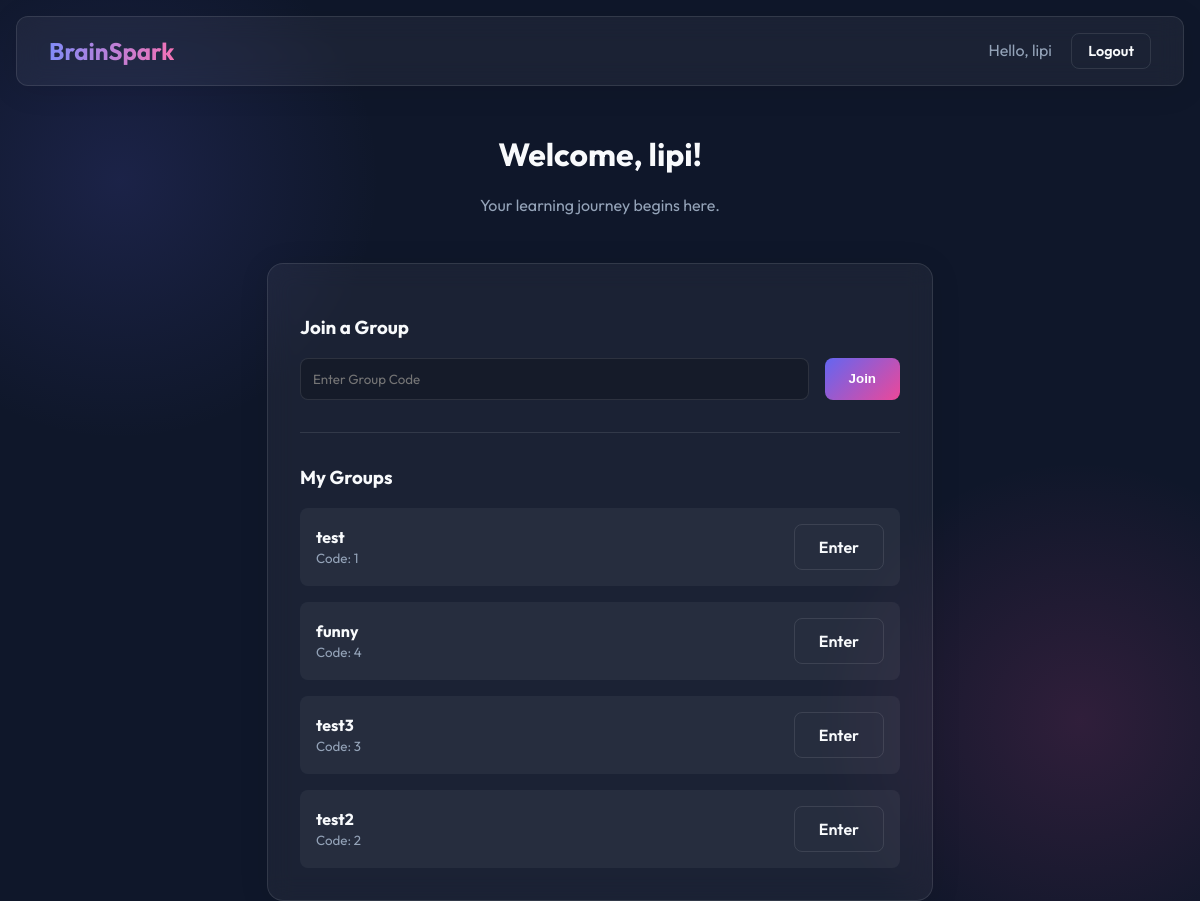
The app's page /dashboard (signed in) with its own data.
### models.py (models this page shows)
class User(UserMixin, db.Model):
    id = db.Column(db.Integer, primary_key=True)
    username = db.Column(db.String(150), unique=True, nullable=False)
    password_hash = db.Column(db.String(200), nullable=False)
    is_teacher = db.Column(db.Boolean, default=False)
    groups_created = db.relationship('Group', backref='creator', lazy=True)
    group_memberships = db.relationship('GroupMember', backref='user', lazy=True)
    attempts = db.relationship('QuizAttempt', backref='user', lazy=True)

class Group(db.Model):
    id = db.Column(db.Integer, primary_key=True)
    name = db.Column(db.String(150), nullable=False)
    created_by_id = db.Column(db.Integer, db.ForeignKey('user.id'), nullable=False)
    members = db.relationship('GroupMember', backref='group', lazy=True)
    materials = db.relationship('StudyMaterial', backref='group', cascade='all, delete-orphan', lazy=True)

### app.py (the view)
@app.route('/dashboard')
@login_required
def dashboard():
    my_groups = []
    if current_user.is_teacher:
        my_groups = Group.query.filter_by(created_by_id=current_user.id).all()
    else:
        memberships = GroupMember.query.filter_by(user_id=current_user.id).all()
        my_groups = [m.group for m in memberships]
    return render_template('dashboard.html', user=current_user, groups=my_groups)

### app.py (called while the page is built)
@login_manager.user_loader
def load_user(user_id):
    return User.query.get(int(user_id))

### templates/dashboard.html (shortened to what this page needs)
{% extends "base.html" %}
{% block content %}
<div style="text-align: center; margin-top: 2rem;">
    <h1>Welcome, {{ user.username }}!</h1>
    <p style="color: var(--text-muted);">Your learning journey begins here.</p>
    <div class="glass-panel"
        style="padding: 2rem; margin-top: 2rem; display: inline-block; width: 100%; max-width: 600px; text-align: left;">
        {% if user.is_teacher %}
        <div style="margin-bottom: 2rem; padding-bottom: 2rem; border-bottom: 1px solid var(--glass-border);">
            <h3>Create New Group</h3>
            <form action="{{ url_for('create_group') }}" method="POST" style="display: flex; gap: 1rem;">
                <input type="text" name="name" placeholder="Group Name" required style="margin-bottom: 0;">
                <button type="submit" class="btn">Create</button>
            </form>
        </div>
        {% else %}
        <div style="margin-bottom: 2rem; padding-bottom: 2rem; border-bottom: 1px solid var(--glass-border);">
            <h3>Join a Group</h3>
            <form action="{{ url_for('join_group') }}" method="POST" style="display: flex; gap: 1rem;">
                <input type="number" name="group_id" placeholder="Enter Group Code" required style="margin-bottom: 0;">
                <button type="submit" class="btn">Join</button>
            </form>
        </div>
        {% endif %}
        <h3>My Groups</h3>
        {% if groups %}
        <div style="display: grid; gap: 1rem; margin-top: 1rem;">
            {% for group in groups %}
            <div
                style="display: flex; justify-content: space-between; align-items: center; background: rgba(255,255,255,0.05); padding: 1rem; border-radius: 8px;">
                <div>
                    <strong>{{ group.name }}</strong>
                    <br>
                    <small style="color: var(--text-muted);">Code: {{ group.id }}</small>
                </div>
                <a href="{{ url_for('group_view', group_id=group.id) }}" class="btn btn-outline">Enter</a>
            </div>
            {% endfor %}
        </div>
        {% else %}
        <p>You haven't joined any groups yet.</p>
        {% endif %}
    </div>
</div>
{% endblock %}

### templates/base.html (shortened to what this page needs)
<!DOCTYPE html>
<html lang="en">
<head>
</head>
<body>
    <nav class="glass-panel" style="margin: 1rem; border-radius: 12px;">
        <div class="logo">BrainSpark</div>
        <div>
            {% if current_user.is_authenticated %}
            <span style="margin-right: 1rem; color: var(--text-muted);">Hello, {{ current_user.username }}</span>
            <a href="{{ url_for('logout') }}" class="btn btn-outline"
                style="padding: 0.5rem 1rem; font-size: 0.9rem;">Logout</a>
            {% endif %}
        </div>
    </nav>
    <main>
        {% block content %}{% endblock %}
    </main>
</body>
</html>

### templates/base.html (style rules this page uses)
:root { --primary: #6366f1; --secondary: #ec4899; --bg-dark: #0f172a; --glass: rgba(255, 255, 255, 0.05); --glass-border: rgba(255, 255, 255, 0.1); --text-main: #f8fafc; --text-muted: #94a3b8; }
body { font-family: 'Outfit', sans-serif; background-color: var(--bg-dark); color: var(--text-main); margin: 0; min-height: 100vh; display: flex; flex-direction: column; background-image: radial-gradient(circle at 10% 20%, rgba(99, 102, 241, 0.15) 0%, transparent 20%), radial-gradient(circle at 90% 80%, rgba(236, 72, 153, 0.15) 0%, transparent 20%); }
.glass-panel { background: var(--glass); backdrop-filter: blur(12px); -webkit-backdrop-filter: blur(12px); border: 1px solid var(--glass-border); border-radius: 16px; box-shadow: 0 4px 30px rgba(0, 0, 0, 0.1); }
.btn { background: linear-gradient(135deg, var(--primary), var(--secondary)); color: white; border: none; padding: 0.75rem 1.5rem; border-radius: 8px; cursor: pointer; font-weight: 600; transition: transform 0.2s, box-shadow 0.2s; text-decoration: none; display: inline-block; }
.btn-outline { background: transparent; border: 1px solid var(--glass-border); color: var(--text-main); }
nav { padding: 1rem 2rem; display: flex; justify-content: space-between; align-items: center; margin-bottom: 2rem; }
.logo { font-weight: 700; font-size: 1.5rem; background: linear-gradient(to right, #818cf8, #f472b6); -webkit-background-clip: text; -webkit-text-fill-color: transparent; }
main { flex: 1; padding: 0 2rem; max-width: 1200px; margin: 0 auto; width: 100%; box-sizing: border-box; }
input, select { width: 100%; padding: 0.75rem; margin-bottom: 1rem; background: rgba(0, 0, 0, 0.2); border: 1px solid var(--glass-border); border-radius: 8px; color: white; font-family: inherit; box-sizing: border-box; }

### records on screen
User: username "lipi"
Group: name "test", id "1"
Group: name "funny", id "4"
Group: name "test3", id "3"
Group: name "test2", id "2"
